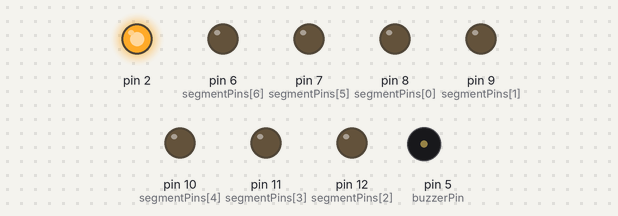
Simulated run of this sketch. Board: Arduino Uno, built with avr-gcc and run on an emulated ATmega328P. On the bench: output pins drawn as LEDs (lit = HIGH), buzzer (waves = sounding, pin HIGH).

Above: at 0.1 s.
Timing chart, 0 to 1.6 s (numbered marks = the images above):
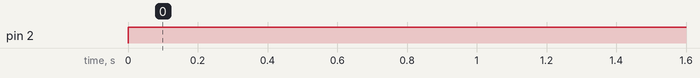

The sketch:

thinkstem-kit.ino
```cpp
#include <ctype.h> // for tolower()

const int buzzerPin = 5; // Buzzer pin
const int ledPin = 13; // LED pin

// Segment pins
const int segmentPins[7] = {8, 9, 12, 11, 10, 7, 6}; // A, B, C, D, E, F, G
// segment labels
const char segmentLabels[7] = {'a', 'b', 'c', 'd', 'e', 'f', 'g'};

// define and initialize the ultrasonic sensor
static int trigPin = 3;
static int echoPin = 4;

void setup(){
    Serial.begin(115200); // Initialize serial communication
    sevenSegmentSetup(); // Call the setup function for the 7-segment display
    buzzerSetup();       // Call the setup function for the buzzer
    sonarSetup(trigPin, echoPin); // Call the setup function for the ultrasonic sensor
}

int brightness = 0; // Initialize brightness
int fadeAmount = 5; // Initialize fade amountu
void loop(){

    process(); // Call the work function

}
```

7-segment.ino
```cpp
// Digit segment map (a-b-c-d-e-f-g), common cathode assumed
const byte digitSegments[10][7] = {
    {1, 1, 1, 1, 1, 1, 0}, // 0
    {0, 1, 1, 0, 0, 0, 0}, // 1
    {1, 1, 0, 1, 1, 0, 1}, // 2
    {1, 1, 1, 1, 0, 0, 1}, // 3
    {0, 1, 1, 0, 0, 1, 1}, // 4
    {1, 0, 1, 1, 0, 1, 1}, // 5
    {1, 0, 1, 1, 1, 1, 1}, // 6
    {1, 1, 1, 0, 0, 0, 0}, // 7
    {1, 1, 1, 1, 1, 1, 1}, // 8
    {1, 1, 1, 1, 0, 1, 1}  // 9
  };


void sevenSegmentSetup() {
  // Set segment pins as outputs
  for (int i = 0; i < 7; i++) {
    pinMode(segmentPins[i], OUTPUT);
  }
}

void displayDigit(int num) {
  if (num < 0 || num > 9) return; // Ignore invalid input

  for (int i = 0; i < 7; i++) {
    digitalWrite(segmentPins[i], digitSegments[num][i]);
  }
}


void displaySegment(char c) {
    // turn everything off
    for (int i = 0; i < 7; i++) {
      digitalWrite(segmentPins[i], LOW);
    }

    // normalize to lowercase
    c = tolower(c);

    // map letter → segment index
    int idx = -1;
    switch (c) {
      case 'a': idx = 0; break;
      case 'b': idx = 1; break;
      case 'c': idx = 2; break;
      case 'd': idx = 3; break;
      case 'e': idx = 4; break;
      case 'f': idx = 5; break;
      case 'g': idx = 6; break;
      default:  return;  // invalid → do nothing
    }

    // light that segment
    digitalWrite(segmentPins[idx], HIGH);
  }


  /**
   * I decided to Overload for C-string literal, to allow usage of both single quotes ('') and double quotes ("")
   */
  void displaySegment(const char* s) {
    if (s && s[0] != '\0') {
      displaySegment(s[0]);
    }
  }

  void loopSegments(int delayTime) {
    for (int i = 0; i < 7; i++) {
      displaySegment(segmentLabels[i]);
      delay(delayTime);
    }

  }

void segmentCount(int from, int to, int delayTime) {
    for (int i = from; i <= to; i++) {
      displayDigit(i);
      delay(delayTime);
    }
}

void segmentCount() {
    segmentCount(0, 9, 1000);
}

void segmentCount(int delayTime) {
    segmentCount(0, 9, delayTime);
}
```

buzzer.ino
```cpp
void buzzerSetup()
{
    pinMode(buzzerPin, OUTPUT);   // Set the buzzer pin as an output
    digitalWrite(buzzerPin, LOW); // Initialize the buzzer to be off
}

void buzz(int intesityPercent)
{
    int pwmValue = map(constrain(intesityPercent, 0, 100), 0, 100, 0, 255);
    analogWrite(buzzerPin, pwmValue);
}
void unbuzz(){
  buzz(0);
}
```

power.ino
```cpp
void on(int pin)
{
    pinMode(pin, OUTPUT);    // Set the pin as an output
    analogWrite(pin, 250); // Turn on the pin
}

void dim(int pin, int delayTime = 10) {
    // pinMode(pin, OUTPUT);

    // Fade up
    for (int level = 0; level <= 255; level++) {
      analogWrite(pin, level);
      delay(delayTime);
    }

    // Fade down
    for (int level = 255; level >= 0; level--) {
      analogWrite(pin, level);
      delay(delayTime);
    }
  }

void off(int pin)
{
    pinMode(pin, OUTPUT);   // Set the pin as an output
    digitalWrite(pin, LOW); // Turn off the pin
}

void read(int pin){
    pinMode(pin, INPUT);          // Set the pin as an input
    int value = digitalRead(pin); // Read the value from the pin
    return value;                 // Return the value
}
```

sonar.ino
```cpp
/**
 * sonarSetup()
 *   Configure the pins for the HC-SR04 ultrasonic distance sensor.
 *
 * @param tPin  Arduino pin connected to the sensor's TRIG pin
 * @param ePin  Arduino pin connected to the sensor's ECHO pin
 */
void sonarSetup(int tPin, int ePin) {
  trigPin = tPin;
  echoPin = ePin;
  pinMode(trigPin, OUTPUT);
  pinMode(echoPin, INPUT);
  digitalWrite(trigPin, LOW);
}

/**
 * readDistanceCM()
 *   Sends a 10µs pulse on TRIG, measures the echo duration,
 *   and converts it to distance in centimeters.
 *
 * @return Distance in cm, or -1 if no echo received within timeout.
 */

long readDistanceCM(int refreshRate) {
  digitalWrite(trigPin, LOW);
  delayMicroseconds(2);
  digitalWrite(trigPin, HIGH);
  delayMicroseconds(10);
  digitalWrite(trigPin, LOW);

  long duration = pulseIn(echoPin, HIGH);
  long distance = duration * 0.034 / 2;  // Convert to cm
  delay(refreshRate);
  if (distance > 70) {
    return 0;
  }
  return distance;
}

/**
 * readDistanceCM()
 *   Wrapper function that calls readDistanceCM with a default refresh rate.
 *
 * @return Distance in cm, or -1 if no echo received within timeout.
 */
long readDistanceCM() {
  // Use a default refresh rate of 100ms
  return readDistanceCM(20);
}
```

work.ino
```cpp
void process(){

 on(2);

}
```

Measured:
- by itself, pin 2: LOW → HIGH at 0.00 s
